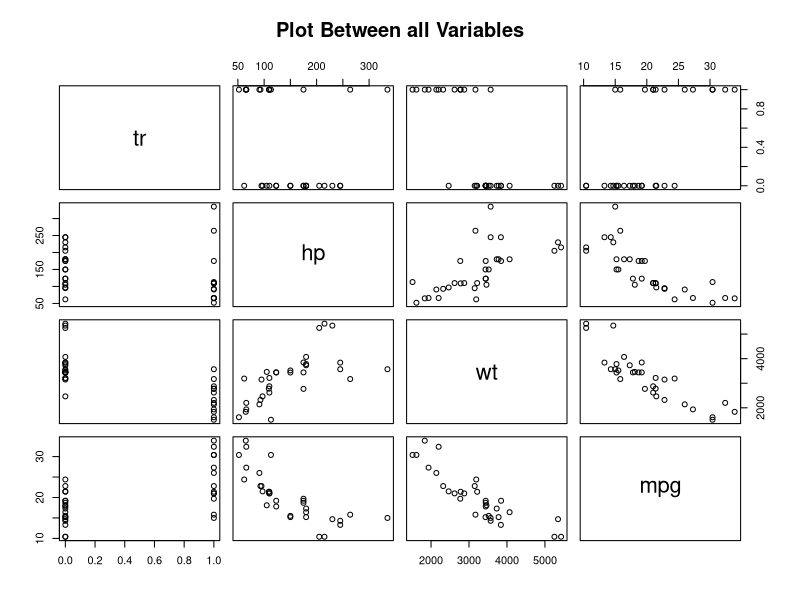
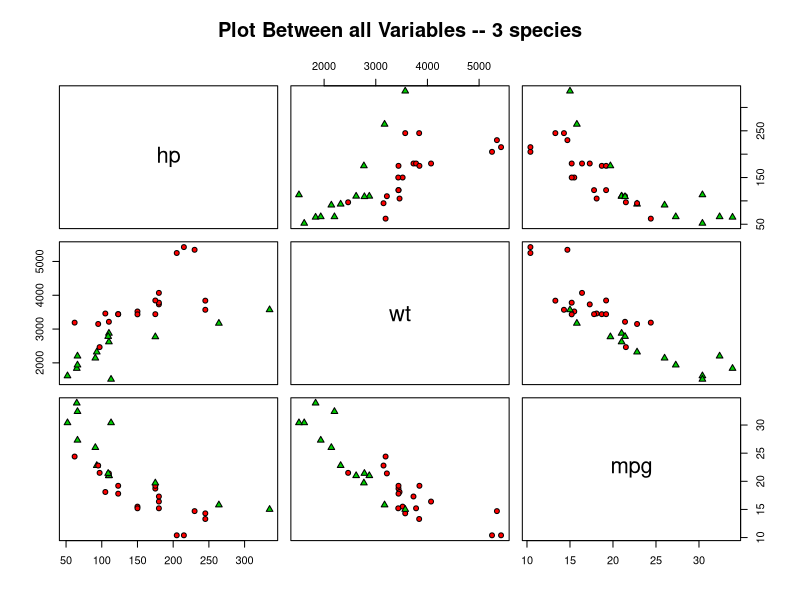
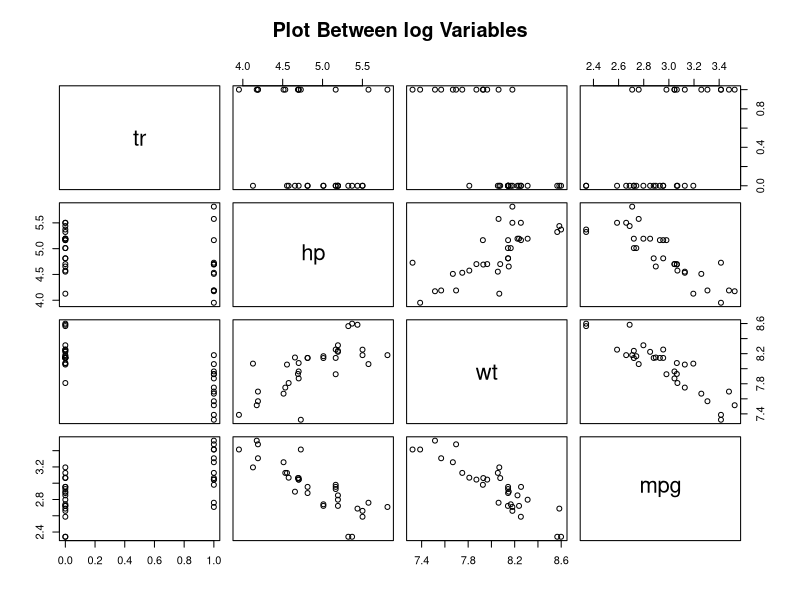
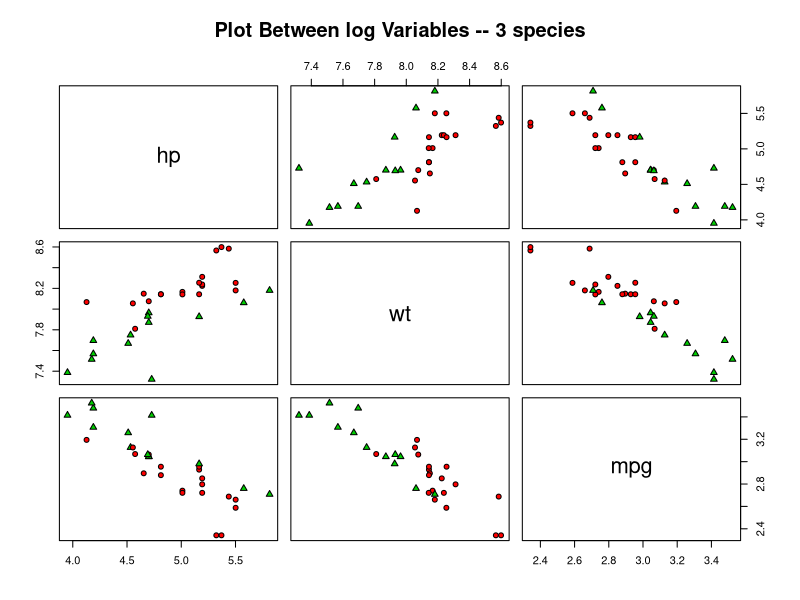
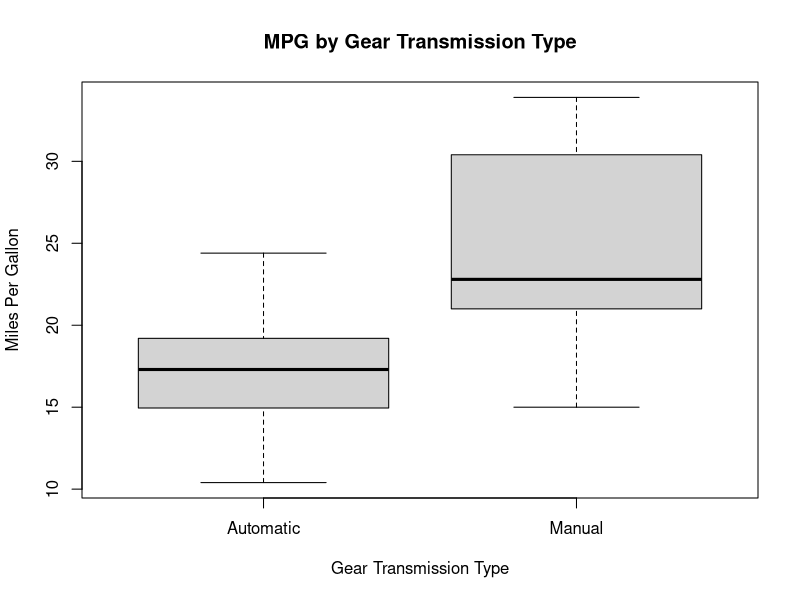
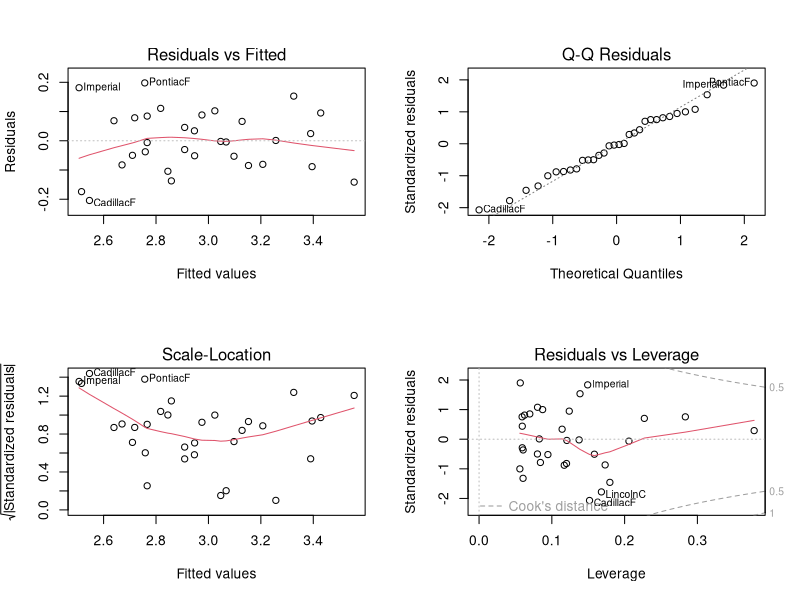
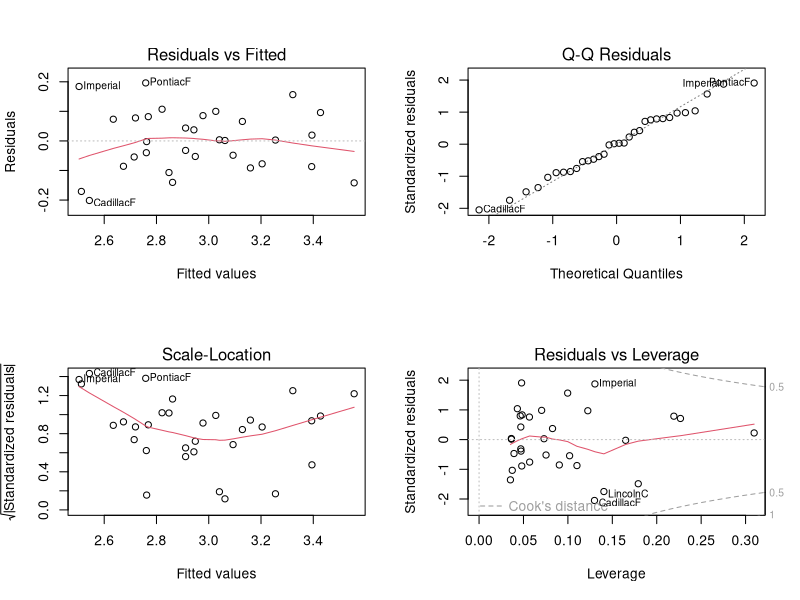

Generate these figures, in order, with R:
## ---- chunk 1
setwd('/Users/hongwei/Documents/GitHub/STAT/STAT0030_ICA2')
rawdata <- read.table("cars.dat", #input data
                      header=TRUE) #the first line as the names of the variables 
## ---- chunk 2
summary(rawdata)
table(rawdata$tr)
plot(rawdata,main="Plot Between all Variables") #overlook
pairs(rawdata[,2:4], # plot hp, wt, mpg 
      main = "Plot Between all Variables -- 3 species", #add the main title
      pch = c(21,24)[unclass(rawdata$tr)+1], #different tr shows different shape
      bg = c("red", "green3")[unclass(rawdata$tr)+1]) #different tr shows different colour
logdata <- cbind(rawdata[,1],log(rawdata[,c(2,3,4)])) #log the data
names(logdata) <- c("tr","hp","wt","mpg")#rename the names of the variables 
plot(logdata,main="Plot Between log Variables") #overlook
pairs(logdata[,2:4], # plot log(hp), log(wt), log(mpg)
      main = "Plot Between log Variables -- 3 species", #add the main title
      pch = c(21,24)[unclass(logdata$tr)+1], #different tr shows different shape
      bg = c("red", "green3")[unclass(logdata$tr)+1]) #different tr shows different colour
## ---- chunk 3
boxplot(mpg~tr, #MPG by TR
        data=rawdata, #set the dataset
        xlab="Gear Transmission Type" , #add the xlab title
        ylab="Miles Per Gallon", #add the ylab title
        main="MPG by Gear Transmission Type", #add the main title
        names=c("Automatic","Manual")) #change xlab value to character
t.test(mpg~tr, data=logdata)
model<-lm(mpg~tr+hp+wt, data=logdata); # i.e, full without qsec and gears
summary(model)
summary(model$residuals)
par(mfrow=c(2,2)) #put 4 graphes together
plot(model) #plot 4 graphes as following

best<-step(model, direction="both")
summary(best)
summary(best$residuals)
par(mfrow=c(2,2)) #put 4 graphes together
plot(best)#plot 4 graphes as following

